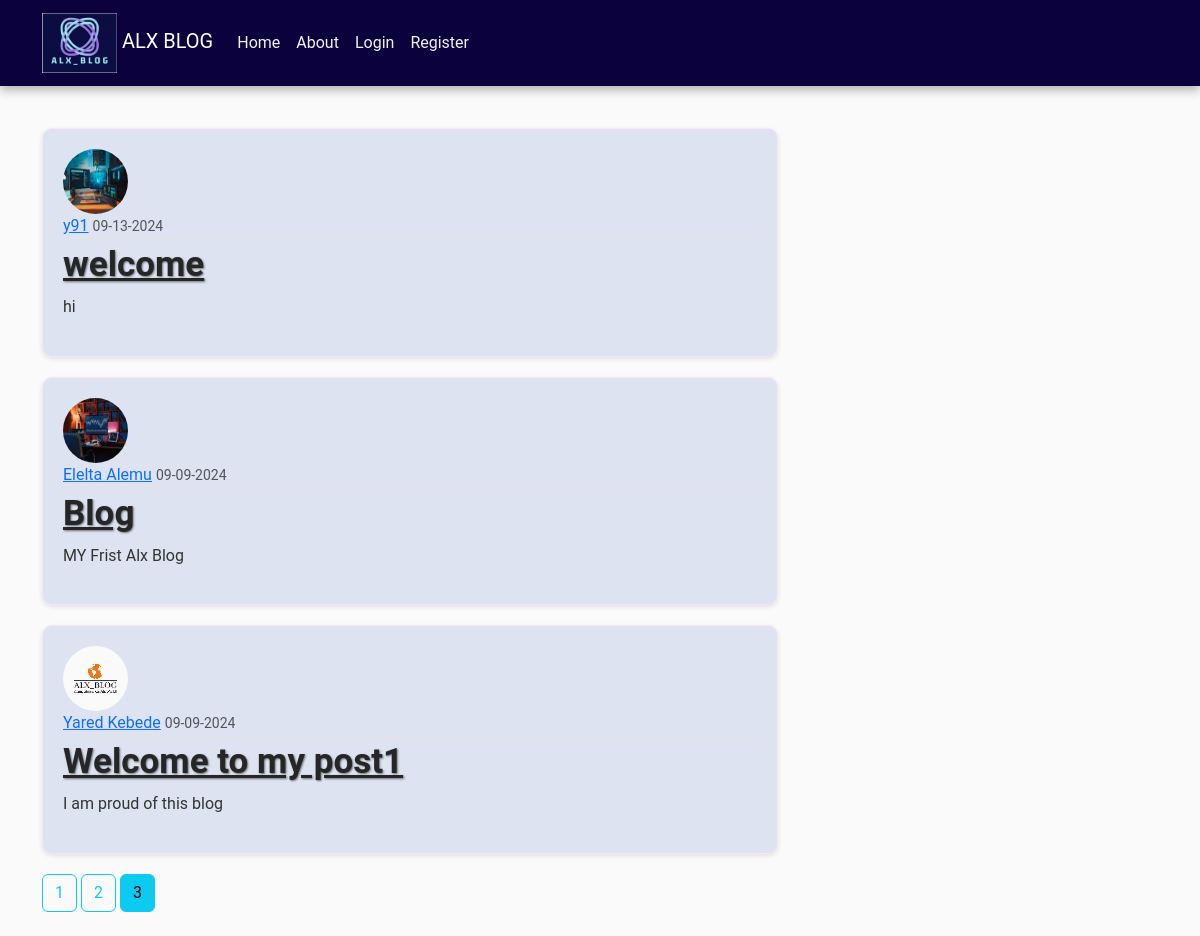
Screenshot of /home?page=3 with the database file from the repository.
### alxblog/models.py (models this page shows, shortened)
class Post(db.Model):
    id = db.Column(db.Integer, primary_key=True)
    title = db.Column(db.String(150), nullable=False)
    date_posted = db.Column(db.DateTime, nullable=False, default=datetime.utcnow)
    content = db.Column(db.Text, nullable=False)
    user_id = db.Column(db.Integer, db.ForeignKey('user.id'), nullable=False)
    comments = db.relationship('Comment', backref='post', lazy=True)

class User(db.Model, UserMixin):
    id = db.Column(db.Integer, primary_key=True)
    username = db.Column(db.String(20), unique=True, nullable=False)
    email = db.Column(db.String(150), unique=True, nullable=False)
    image_file = db.Column(db.String(20), nullable=False, default='default.jpg')
    password = db.Column(db.String(60), nullable=False)
    posts = db.relationship('Post', backref='author', lazy=True)
    comments = db.relationship('Comment', back_populates='user', lazy=True)

### alxblog/routes.py (the view)
@app.route("/home")
def home():
    page = request.args.get('page', 1, type=int)
    posts = Post.query.order_by(Post.date_posted.desc()).paginate(page=page, per_page=5)
    return render_template('home.html', posts=posts, title='Home')

### alxblog/templates/home.html
{% extends "layout.html" %}
{% block content %}
{% for post in posts.items %}
 <article class="media content-section">
    <img class="rounded-circle article-img" src="{{ url_for('static', filename='profile_pics/' + post.author.image_file) }}">
    <div class="media-body">
      <div class="article-metadata">
        <a class="mr-2" href="#">{{ post.author.username }}</a>
        <small class="text-muted">{{ post.date_posted.strftime('%m-%d-%Y') }}</small>
      </div>
      <h2><a class="article-title" href="{{ url_for('post', post_id=post.id) }}">{{ post.title }}</a></h2>
      <p class="article-content">{{ post.content }}</p>
    </div>
  </article>
{% endfor %}
{% for page_num in posts.iter_pages(left_edge=1, right_edge=1, left_current=1, right_current=2) %}
{% if page_num %}
{% if posts.page == page_num%}
<a class="btn btn-info mb-4" href="{{ url_for('home', page=page_num) }}">{{ page_num }}</a>
{% else %}
<a class="btn btn-outline-info mb-4" href="{{ url_for('home', page=page_num) }}">{{ page_num }}</a>
{% endif %}
{% else %}
...
{% endif %}
{% endfor %}
{% endblock content %}

### alxblog/static/main.css (style rules this page uses)
body { background: #fafafb; font-family: "Roboto", sans-serif; font-size: medium; color: #333333; margin-top: 5rem; transition: background 0.5s ease; }
h1, h2, h3, h4, h5, h6 { font-size: 35px; color: #444444; text-shadow: 1px 1px 2px rgba(0, 0, 0, 0.5); }
.content-section { background: #dde3f0; padding: 20px; border: 1px solid #f8e6f4; border-radius: 10px; margin-bottom: 20px; box-shadow: 0 2px 5px rgba(0, 0, 0, 0.1); transition: transform 0.3s ease; }
.article-title { color: #262627; font-weight: bold; }
.article-content { white-space: pre-line; line-height: 1.6; }
.article-img { height: 65px; width: 65px; margin-right: 16px; border-radius: 50%; }
.article-metadata { padding-bottom: 1px; margin-bottom: 4px; border-bottom: 1px solid #e3e3e3; }

### rows the page displays
Post: image_file (picture), author.username "y91", date_posted "09-13-2024", title "welcome", content "hi"
Post: image_file (picture), author.username "Elelta Alemu", date_posted "09-09-2024", title "Blog", content "MY Frist Alx Blog"
Post: image_file (picture), author.username "Yared Kebede", date_posted "09-09-2024", title "Welcome to my post1", content "I am proud of this blog"

### other values shown
{{ page_num }} "1" "2"
{{ page_num }} "3"
